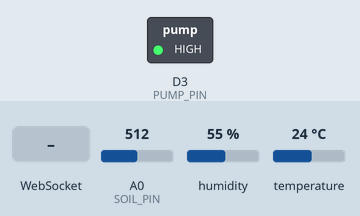
The sketch below on a simulated ESP8266 (NodeMCU). Parts: switched loads named in the sketch (green lamp = pin HIGH). Dashed ring = blinking. Inputs (shaded band) come from the test bench; at power-on: A0 (SOIL_PIN) = 512, humidity 55 %, temperature 24 °C. WiFi joins after 1.5 s; servers stay silent unless stated; what the sketch prints to the serial monitor is not drawn.

Above: at 6.7 s.
6.8 s: WebSocket text "0" received
At 7.9 s:
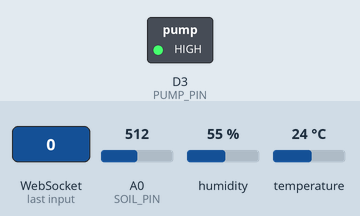
8.3 s: A0 (SOIL_PIN) set to 847
10.2 s: A0 (SOIL_PIN) set to 873
At 11.1 s:
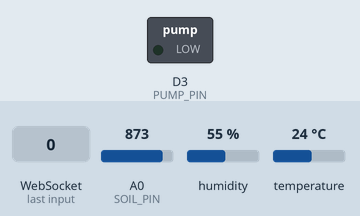
15.7 s: A0 (SOIL_PIN) set to 716
At 16.8 s:
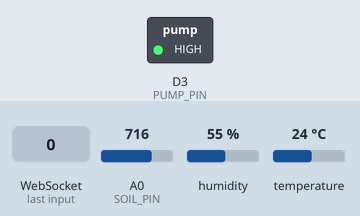
17.2 s: WebSocket text "#" received
At 17.32 s:
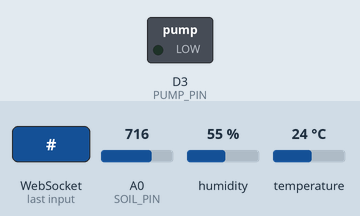
18.7 s: WebSocket text "90" received
At 19.8 s:
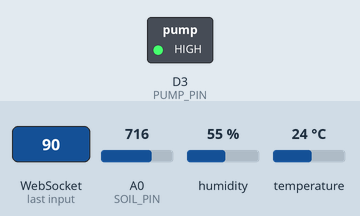
Timing chart, 0 to 23.7 s (numbered marks = the images above; inputs shaded):
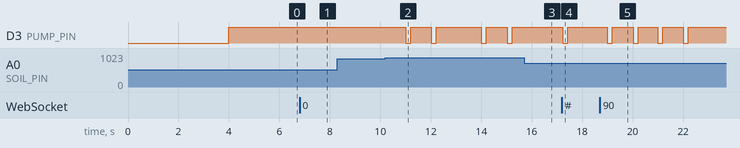

The sketch:

Water_control.ino
```cpp
#include <Arduino.h>
#include <ESP8266WiFi.h>
#include <ESP8266WiFiMulti.h>
#include <WebSocketsServer.h>
#include <ESP8266WebServer.h>
#include <ESP8266mDNS.h>
#include <Hash.h>
#include <ArduinoJson.h>
#include <DHT.h>


const char* ssid = "IODATA-b1b878-2G";
const char* password = "1222575916190";


#define USE_SERIAL Serial


// Run server on port 80 and web socket on port 81
ESP8266WiFiMulti WiFiMulti;
ESP8266WebServer server(80);
WebSocketsServer webSocket = WebSocketsServer(81);


// Count time for sensor updates
unsigned long myTime;

// DHT 11 set up
const int DHT_PIN = D1;
DHT dht(DHT_PIN, DHT11);
int temperature = 0;
int humidity = 0;


// Soil Moisure senor set up
const int SOIL_PIN = A0;
float soil_moisture = 0;


// Water pump set up
const int PUMP_PIN = D3;
int water_thres = 50;


// Web Socket
void webSocketEvent(uint8_t num, WStype_t type, uint8_t * payload, size_t length) {

  switch(type) {
    case WStype_DISCONNECTED:
      USE_SERIAL.printf("[%u] Disconnected!\n", num);
      break;

    case WStype_CONNECTED:{
      IPAddress ip = webSocket.remoteIP(num);
      USE_SERIAL.printf("[%u] Connected from %d.%d.%d.%d url: %s\n", num, ip[0], ip[1], ip[2], ip[3], payload);
      // send message to client
      webSocket.sendTXT(num, "Connected");
    }
      break;

    case WStype_TEXT:
      USE_SERIAL.printf("[%u] get Text: %s\n", num, payload);

      if (payload[0] == '#') {
        readtempHum();
        readSoilMoist();
        forceSwitchPump();
        webSocket.sendTXT(num, "pump turned on!");
      }

      else {
        water_thres = atoi((const char *)payload);
        readtempHum();
        readSoilMoist();
        String msg = "water_thres:" + String(water_thres);
        webSocket.sendTXT(num, msg);
      }
      break;
  }
}


void setup() {

  // web server_____________________________________________
  USE_SERIAL.begin(115200);

  USE_SERIAL.println();
  USE_SERIAL.println();
  USE_SERIAL.println();

  for(uint8_t t = 4; t > 0; t--) {
      USE_SERIAL.printf("[SETUP] BOOT WAIT %d...\n", t);
      USE_SERIAL.flush();
      delay(1000);
  }

  dht.begin();

  pinMode(SOIL_PIN, INPUT);
  pinMode(PUMP_PIN, OUTPUT);
  digitalWrite(PUMP_PIN, HIGH);

  if(WiFi.getMode() & WIFI_AP) {
        WiFi.softAPdisconnect(true);
  }

  WiFiMulti.addAP(ssid, password);

  while(WiFiMulti.run() != WL_CONNECTED) {
      delay(100);
  }

  // start webSocket server
  webSocket.begin();
  webSocket.onEvent(webSocketEvent);

  if(MDNS.begin("esp8266")) {
      USE_SERIAL.println("MDNS responder started");
      USE_SERIAL.print("IP address: ");
      USE_SERIAL.println(WiFi.localIP());
  }

  server.on("/", get_index);
  server.on("/json", get_json);
  server.begin();

  // Add service to MDNS
  MDNS.addService("http", "tcp", 80);
  MDNS.addService("ws", "tcp", 81);
}


void readtempHum(){
  // Read temperature and humidity level
  temperature = dht.readTemperature();
  humidity = dht.readHumidity();
}


void readSoilMoist(){
  // Read soil moisture level and linearize the value
  soil_moisture = analogRead(SOIL_PIN);
  soil_moisture = (soil_moisture - 862) * (-1); // 0 ~ 456

  // 0%(0) ~ 25%(350)
  if (soil_moisture < 350) {
    soil_moisture = soil_moisture / 350 * 100 * 0.25;
  }
  // 25%(350) ~ 50%(410)
  else if (soil_moisture >= 350 && soil_moisture < 410){
    soil_moisture = (((soil_moisture - 350) * 25) / 60) + 25;
  }
  // 50%(410) ~ 75%(435)
  else if (soil_moisture >= 410 && soil_moisture < 435){
    soil_moisture = (soil_moisture - 410) + 50;
  }
  // 75%(435) ~ 100%(456)
  else {
    soil_moisture = (((soil_moisture - 435) * 25) / 21) + 75;
  }
}


void switchPump(float soil_moisture, int thres) {
  // Turn water pump on if moisture level is below the threshold

  if (soil_moisture < thres){

      digitalWrite(PUMP_PIN, LOW);
      delay(200);
  }
  digitalWrite(PUMP_PIN, HIGH);
}


void forceSwitchPump() {
  // turn on pump from the dashboard
  digitalWrite(PUMP_PIN, LOW);
  delay(200);
  digitalWrite(PUMP_PIN, HIGH);
}


// Utility function to serve the home page dashboard
void get_index() {

  //Print a welcoming message on the index page
  String html ="<!DOCTYPE html> <html> <head> <meta name=\"viewport\" content=\"width=device-width, initial-scale=1.0\"> <script src=\"https://code.jquery.com/jquery-1.6.4.js\"></script> <title>Water control - dashboard</title> <style> html, body { margin: 100; padding: 100; font-family: \"Roboto\", sans-serif; background-color: #ffffff; } h1 { text-align: center; padding: 30px; font-size: 60px; background-color: #127BDE; color: #ffffff; } .controlContainer { display: flex; } .btnContainer { text-align: center; width: 50%; border: 5px solid #ffffff; font-size: 30px; font-weight: bold; background-color: #127BDE; color: #ffffff; padding: 20px; } button { background-color: #ffffff; color: #127BDE; width: 140px; padding: 25px 25px; text-align: center; text-decoration: none; display: inline-block; font-size: 30px; border: 3px outset; opacity: 0.9; font-weight: bold; } button:hover { opacity: 1; } .container { display:flex; border: 1px #127BDE; background-color: #ffffff; padding: 30px; } .gauge { text-align: center; width: 100%; padding: 5%; font-family: \"Roboto\", sans-serif; font-size: 30px; font-weight: bold; color: #127BDE; } .gauge__body { width: 100%; height: 0; padding-bottom: 50%; background: #b4c0be; position: relative; border-top-left-radius: 100% 200%; border-top-right-radius: 100% 200%; overflow: hidden; } .gauge__fill { position: absolute; top: 100%; left: 0; width: inherit; height: 100%; background: #127BDE; transform-origin: center top; transform: rotate(0.25turn); transition: transform 2s ease-out; } .gauge__cover { width: 75%; height: 150%; background: #ffffff; border-radius: 50%; position: absolute; top: 25%; left: 50%; transform: translateX(-50%); /* Text */ display: flex; align-items: center; justify-content: center; padding-bottom: 25%; padding-left: 20%; padding-right: 20%; box-sizing: border-box; } .slidecontainer { text-align: center; font-weight: bold; color: #ffffff; width: 45%; border: 5px solid #ffffff; padding: 20px; font-size: 30px; background-color: #127BDE; } .slider { -webkit-appearance: none; width: 80%; height: 10px; background: #d3d3d3; outline: none; opacity: 0.7; -webkit-transition: .2s; transition: opacity .2s; } .slider:hover { opacity: 1; } .slider::-webkit-slider-thumb { -webkit-appearance: none; appearance: none; width: 15px; height: 30px; border-radius: 20%; background: #ffffff; cursor: pointer; } .slider::-moz-range-thumb { width: 20px; height: 30px; border-radius: 0.1%; background: #ffffff; cursor: pointer; } #thres_container { font-size: 60px; } </style> </head> <body> <h1>Irrigation Control Dashboard</h1> <div class=\"container\" > <div id=\"tempGauge\" class=\"gauge\"> <p>Temperature</p> <div class=\"gauge__body\"> <div class=\"gauge__fill\"></div> <div class=\"gauge__cover\"></div> </div> </div> <div id = \"humidGauge\" class=\"gauge\"> <p>Humidity</p> <div class=\"gauge__body\"> <div class=\"gauge__fill\"></div> <div class=\"gauge__cover\"></div> </div> </div> <div id = \"soilGauge\" class=\"gauge\"> <p>Soil Moisture</p> <div class=\"gauge__body\"> <div class=\"gauge__fill\"></div> <div class=\"gauge__cover\"></div> </div> </div> </div> <div class=\"controlContainer\"> <div class=\"slidecontainer\"> <p>Set irrigation threshold</p> <p id=\"thres_container\"><span id=\"thres_val\"></span>%</p> <input type=\"range\" min=\"1\" max=\"100\" value=\"50\" class=\"slider\" id=\"myRange\"> </div> <div class=\"btnContainer\"> <p>Turn ON water pump</p> <br> <button id=\"btn\" onclick=\"pumpOn()\">Pump on</button> </div> </div> <script> var connection = new WebSocket('ws://'+location.hostname+':81/', ['arduino']); connection.onopen = function () { connection.send('Connect ' + new Date()); }; connection.onerror = function (error) { console.log('WebSocket Error ', error);}; connection.onmessage = function (e) { console.log('Server: ', e.data);}; setInterval(function() { $.getJSON('/json', function(data) { let tempVal = data.temperatureVal; let humidVal = data.humidityVal; let moistVal = data.soilMoistureVal; setGaugeValue(tempGauge, tempVal/100, 'C'); setGaugeValue(humidGauge, humidVal/100, '%'); setGaugeValue(soilGauge, moistVal/100, '%'); }); }, 1000); const tempGauge = document.getElementById(\"tempGauge\"); const humidGauge = document.getElementById(\"humidGauge\"); const soilGauge = document.getElementById(\"soilGauge\"); function setGaugeValue(gauge, value, unit) { let val = value; if (value < 0) { val = 0;}; if (value > 1) { val = 1;}; gauge.querySelector(\".gauge__fill\").style.transform = `rotate(${ val / 2 }turn)`; gauge.querySelector(\".gauge__cover\").textContent = `${Math.round( val * 100 )}${unit}`; } const btn = document.getElementById('btn'); btn.addEventListener('click', function onClick() { btn.style.backgroundColor = 'salmon'; btn.style.color = 'white'; btn.style.border = '3px inset'; pumpOn(); setTimeout(function(){ btn.style.backgroundColor = '#ffffff'; btn.style.color = '#127BDE'; btn.style.border = '3px outset'; }, 1000); }); function pumpOn() { connection.send(\"#\"); }; var slider = document.getElementById(\"myRange\"); var output = document.getElementById(\"thres_val\"); output.innerHTML = slider.value; slider.oninput = function() { output.innerHTML = this.value; connection.send(slider.value); } </script> </body> </html>";

  server.send(200, "text/html", html);
}


void get_json() {

  StaticJsonDocument<200> doc;
  doc["Content-type"] = "application/json";
  doc["Status"] = 200;
  doc["temperatureVal"] = temperature;
  doc["humidityVal"] = humidity;
  doc["soilMoistureVal"] = (int)soil_moisture;
  String jsonStr;
  serializeJsonPretty(doc, jsonStr);
  server.send(200, "application/json", jsonStr);

}


void loop() {

  webSocket.loop();
  server.handleClient();

  // Update sensor values evcery 10secs
  myTime = millis();
  if (myTime % 1000 == 0) {

    USE_SERIAL.println(myTime);
    readSoilMoist();
    readtempHum();
    switchPump(soil_moisture, water_thres);
    Serial.print("Temp: ");
    Serial.print(temperature);
    Serial.print("  Humid: ");
    Serial.print(humidity);
    Serial.print("  soil moist: ");
    Serial.print(soil_moisture);
    Serial.print("  water thres: ");
    Serial.print(water_thres);
  }

}
```

Measured:
- the behaviour switches between 862 and 863 on A0 (SOIL_PIN) (found by bisection; images 1 and 2)
- after the input at 6.8 s, D3 (PUMP_PIN): stops changing and stays HIGH
- after the input at 8.3 s, every drawn part: stays the same
- after the input at 10.2 s, D3 (PUMP_PIN): HIGH → LOW after 0.80 s, → HIGH 0.20 s later, → LOW 0.82 s later, → HIGH 0.20 s later, … (8 changes in this stretch)
- after the input at 15.7 s, D3 (PUMP_PIN): stays HIGH (without the input it goes to LOW after 1.3 s)
- after the input at 17.2 s, D3 (PUMP_PIN): HIGH → LOW at once, → HIGH 0.20 s later
- after the input at 18.7 s, D3 (PUMP_PIN): alternates HIGH for 0.80 s and LOW for 0.20 s, 8 changes in all, then stays HIGH, starting after 0.30 s
